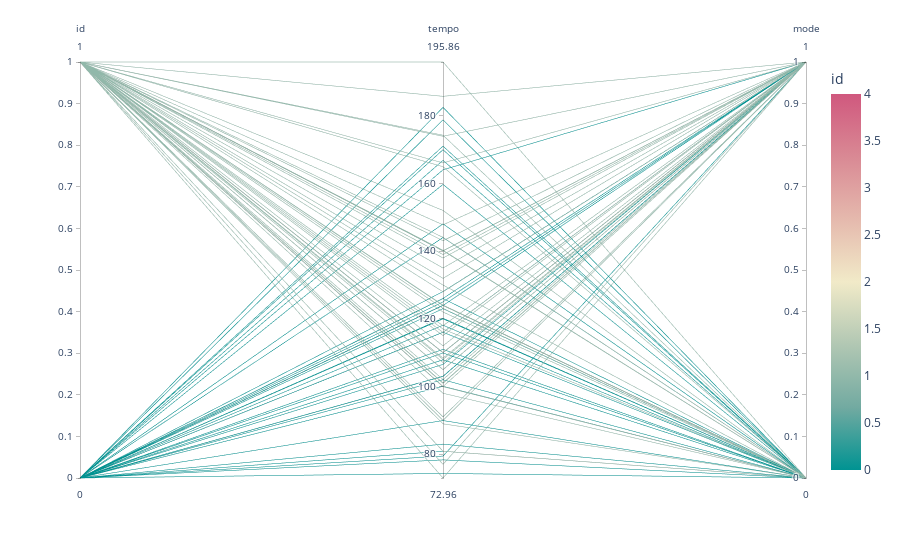

This figure's notebook cell:
### Code cell
parallel_coordinates_plot(df, "Top 50 Australia,  Top 50 Egypt", "tempo,mode")

### Figure 1 — Plotly figure (JSON) as saved in the notebook; plotly's stock layout.template omitted (floating-point values rounded to 4 significant figures)
{"data": [{"dimensions": [{"label": "id", "values": [0, 0, 0, 0, 0, 0, 0, 0, 0, 0, 0, 0, 0, 0, 0, 0, 0, 0, 0, 0, 0, 0, 0, 0, 0, 0, 0, 0, 0, 0, 0, 0, 0, 0, 0, 0, 1, 1, 1, 1, 1, 1, 1, 1, 1, 1, 1, 1, 1, 1, 1, 1, 1, 1, 1, 1, 1, 1, 1, 1, 1, 1, 1, 1, 1, 1, 1, 1, 1, 1, 1, 1, 1, 1, 1, 1, 1, 1, 1, 1, 1, 1, 1, 1, 1, 1]}, {"label": "tempo", "values": [100.1, 103.0, 178.8, 182.5, 74.3, 164.0, 125.0, 82.96, 107.9, 78.31, 124.0, 126.0, 159.7, 109.9, 148.0, 120.0, 116.0, 171.0, 120.2, 124.0, 123.9, 116.0, 144.0, 128.0, 102.0, 106.5, 118.1, 89.93, 103.0, 123.0, 79.43, 80.87, 111.0, 166.8, 126.0, 170.0, 122.0, 108.4, 117.0, 104.9, 80.87, 135.0, 89.98, 77.01, 130.0, 164.9, 152.0, 123.1, 140.1, 91.01, 100.9, 139.0, 124.0, 140.0, 195.9, 123.9, 97.99, 116.0, 144.1, 185.7, 110.0, 107.1, 166.1, 101.0, 110.0, 108.0, 143.1, 99.95, 128.0, 131.9, 88.96, 117.9, 173.9, 174.2, 99.99, 140.1, 140.2, 147.8, 99.98, 72.96, 112.0, 138.0, 115.0, 102.0, 110.0, 105.0]}, {"label": "mode", "values": [0, 1, 0, 0, 0, 1, 1, 0, 0, 0, 0, 0, 0, 0, 0, 0, 0, 0, 0, 0, 1, 1, 0, 1, 0, 1, 0, 0, 1, 0, 1, 0, 0, 0, 1, 0, 0, 1, 0, 1, 0, 1, 1, 1, 0, 0, 0, 0, 0, 1, 1, 1, 0, 1, 0, 0, 0, 1, 0, 1, 1, 1, 1, 1, 1, 1, 1, 0, 1, 1, 0, 1, 1, 0, 0, 1, 0, 1, 1, 1, 1, 1, 1, 1, 1, 1]}], "domain": {"x": [0, 1], "y": [0, 1]}, "line": {"color": [0, 0, 0, 0, 0, 0, 0, 0, 0, 0, 0, 0, 0, 0, 0, 0, 0, 0, 0, 0, 0, 0, 0, 0, 0, 0, 0, 0, 0, 0, 0, 0, 0, 0, 0, 0, 1, 1, 1, 1, 1, 1, 1, 1, 1, 1, 1, 1, 1, 1, 1, 1, 1, 1, 1, 1, 1, 1, 1, 1, 1, 1, 1, 1, 1, 1, 1, 1, 1, 1, 1, 1, 1, 1, 1, 1, 1, 1, 1, 1, 1, 1, 1, 1, 1, 1], "coloraxis": "coloraxis"}, "name": "", "type": "parcoords"}], "layout": {"coloraxis": {"cmid": 2, "colorbar": {"title": {"text": "id"}}, "colorscale": [[0, "rgb(0, 147, 146)"], [0.1667, "rgb(114, 170, 161)"], [0.3333, "rgb(177, 199, 179)"], [0.5, "rgb(241, 234, 200)"], [0.6667, "rgb(229, 185, 173)"], [0.8333, "rgb(217, 137, 148)"], [1, "rgb(208, 88, 126)"]]}, "legend": {"tracegroupgap": 0}, "margin": {"t": 60}}}
